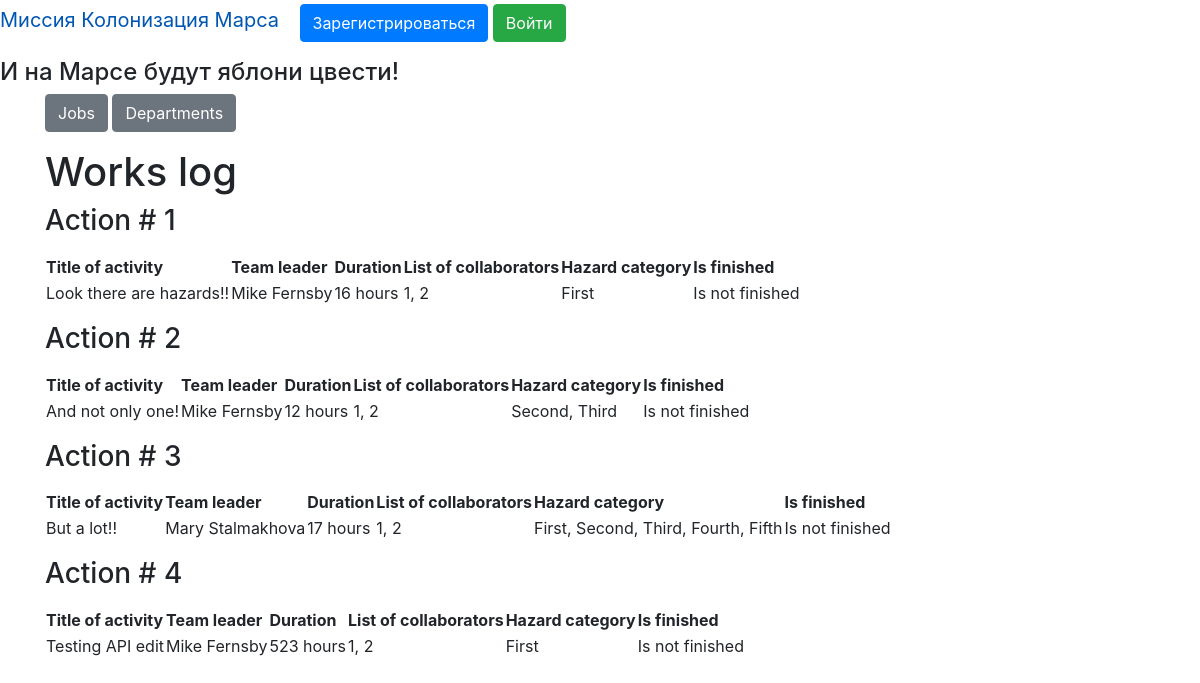
Page /jobs on the committed database.
### data/beta_code.py (models this page shows)
class Jobs(SqlAlchemyBase, SerializerMixin):
    __tablename__ = 'jobs'
    id = sqlalchemy.Column(sqlalchemy.Integer,
                           primary_key=True, autoincrement=True)
    team_leader = sqlalchemy.Column(sqlalchemy.Integer,
                                    sqlalchemy.ForeignKey("users.id"))
    job = sqlalchemy.Column(sqlalchemy.String, nullable=True)
    work_size = sqlalchemy.Column(sqlalchemy.Integer, nullable=True)
    collaborators = sqlalchemy.Column(sqlalchemy.String, nullable=True)
    start_date = sqlalchemy.Column(sqlalchemy.DateTime,
                                   default=datetime.datetime.now)
    end_date = sqlalchemy.Column(sqlalchemy.DateTime, nullable=True)
    is_finished = sqlalchemy.Column(sqlalchemy.Boolean, nullable=True)
    author = sqlalchemy.Column(sqlalchemy.Integer, nullable=True)
    categories = orm.relationship("Category",
                                  secondary="association",
                                  backref="jobs")

### data/category.py (models this page shows)
class Category(SqlAlchemyBase, SerializerMixin):
    __tablename__ = 'category'
    id = sqlalchemy.Column(sqlalchemy.Integer, primary_key=True,
                           autoincrement=True)
    name = sqlalchemy.Column(sqlalchemy.String, nullable=True)

### truly_main.py (the view)
@app.route('/jobs')
def jobs():
    jobs_dict = []
    db_sess = db_session.create_session()
    for job in db_sess.query(Jobs):
        jobs_dict.append({"id": job.id, "title": job.job,
                          "leader": None, "team_leader": job.team_leader,
                          "duration": str(job.work_size) + " hours",
                          "collabs": job.collaborators, "categories": ", ".join([i.name for i in job.categories]),
                          "finish": ("Is finished" if job.is_finished else "Is not finished")})
        user = db_sess.query(User).filter(User.id == job.team_leader).first()
        jobs_dict[-1]["leader"] = user.name + " " + user.surname
    params = {
        "title": "Jobs",
        "jobs": jobs_dict
    }
    return render_template('jobs.html', **params)

### data/db_session.py (called while the page is built)
def create_session() -> Session:
    global __factory
    return __factory()

### templates/jobs.html (shortened to what this page needs)
{% extends "main_page.html" %}
{% block content2 %}
<h1 style="text-allign: center">Works log</h1>
{% for item in jobs %}
<h3>Action # {{item.id}}</h3>
<p>
<table>
    <tr>
        <th>Title of activity</th>
        <th>Team leader</th>
        <th>Duration</th>
        <th>List of collaborators</th>
        <th>Hazard category</th>
        <th>Is finished</th>
    </tr>
    <tr>
        <td>{{item.title}}</td>
        <td>{{item.leader}}</td>
        <td>{{item.duration}}</td>
        <td>{{item.collabs}}</td>
        <td>{{item.categories}}</td>
        <td>{{item.finish}}</td>
  </tr>
</table>
</p>
{% endfor %}
{% endblock %}

### rows in the picture
Jobs: title "Look there are hazards!!", collabs "1, 2"
Category: categories "First" "First"
Jobs: id "2", title "And not only one!", leader "Mike Fernsby", duration "12 hours", collabs "1, 2", categories "Second, Third", finish "Is not finished"
Jobs: id "3", title "But a lot!!", leader "Mary Stalmakhova", duration "17 hours", collabs "1, 2", categories "First, Second, Third, Fourth, Fifth", finish "Is not finished"
Jobs: title "Testing API edit", collabs "1, 2"

### other values in the picture
{{ item.id }} "1" "4"
{{ item.leader }} "Mike Fernsby" "Mike Fernsby"
{{ item.duration }} "16 hours" "523 hours"
{{ item.finish }} "Is not finished" "Is not finished"
